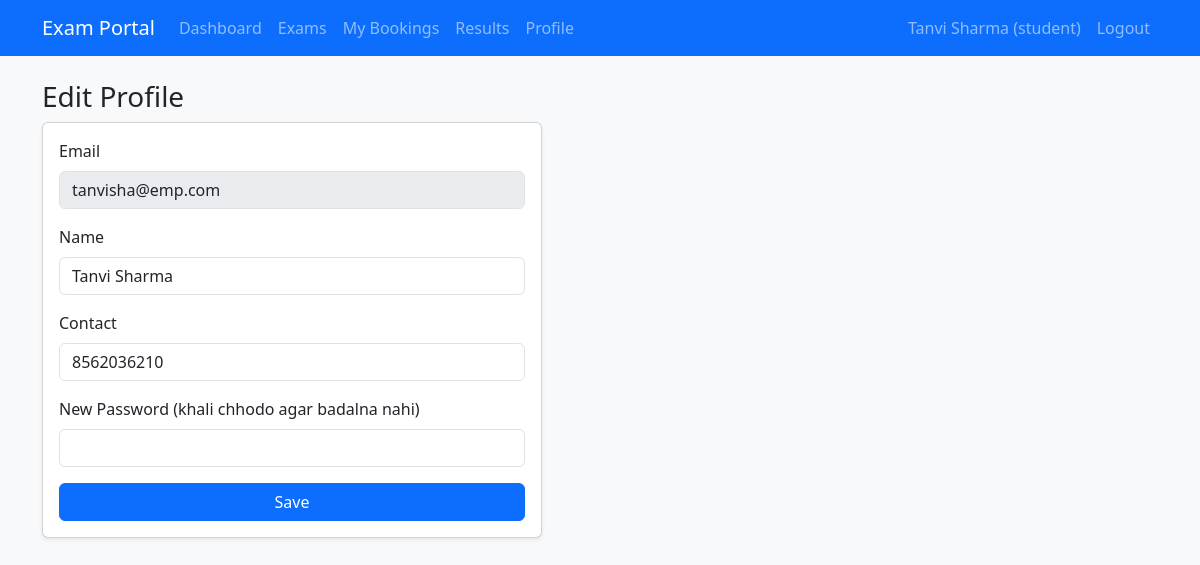
/student/profile (signed in), run on the app's committed database.
### models.py (models this page shows)
class User(UserMixin, db.Model):
    id = db.Column(db.Integer, primary_key=True)
    name = db.Column(db.String(100), nullable=False)
    email = db.Column(db.String(120), unique=True, nullable=False)
    password = db.Column(db.String(200), nullable=False)
    role = db.Column(db.String(20), nullable=False)  # admin / examiner / student
    contact = db.Column(db.String(20))
    department = db.Column(db.String(100))           # examiner ke liye
    is_approved = db.Column(db.Boolean, default=False)  # examiner approval
    is_active_user = db.Column(db.Boolean, default=True)

### app.py (the view, shortened to what this page needs)
@app.route('/student/profile', methods=['GET', 'POST'])
@role_required('student')
def student_profile():
    return render_template('student/profile.html')

### app.py (called while the page is built)
@login_manager.user_loader
def load_user(user_id):
    return db.session.get(User, int(user_id))

def role_required(role):
    def decorator(f):
        @wraps(f)
        def wrapper(*args, **kwargs):
            if not current_user.is_authenticated:
                return redirect(url_for('login'))
            if current_user.role != role:
                flash('Access denied.', 'danger')
                return redirect(url_for('home'))
            return f(*args, **kwargs)
        return wrapper
    return decorator

### templates/student/profile.html
{% extends 'base.html' %}
{% block content %}
<h3>Edit Profile</h3>
<form method="POST" class="card card-body shadow-sm" style="max-width:500px">
  <div class="mb-3"><label class="form-label">Email</label>
    <input class="form-control" value="{{ current_user.email }}" disabled></div>
  <div class="mb-3"><label class="form-label">Name</label>
    <input name="name" class="form-control" value="{{ current_user.name }}" required></div>
  <div class="mb-3"><label class="form-label">Contact</label>
    <input name="contact" class="form-control" value="{{ current_user.contact or '' }}"></div>
  <div class="mb-3"><label class="form-label">New Password (khali chhodo agar badalna nahi)</label>
    <input type="password" name="password" class="form-control"></div>
  <button class="btn btn-primary">Save</button>
</form>
{% endblock %}

### templates/base.html (shortened to what this page needs)
<!DOCTYPE html>
<html lang="en">
<head>
  <link href="https://cdn.jsdelivr.net/npm/bootstrap@5.3.3/dist/css/bootstrap.min.css" rel="stylesheet">
</head>
<body class="bg-light">
  <nav class="navbar navbar-expand navbar-dark bg-primary mb-4">
    <div class="container">
      <a class="navbar-brand" href="{{ url_for('home') }}">Exam Portal</a>
      {% if current_user.is_authenticated and current_user.role == 'student' %}
      <ul class="navbar-nav me-auto">
        <li class="nav-item"><a class="nav-link" href="{{ url_for('student_dashboard') }}">Dashboard</a></li>
        <li class="nav-item"><a class="nav-link" href="{{ url_for('student_exams') }}">Exams</a></li>
        <li class="nav-item"><a class="nav-link" href="{{ url_for('my_bookings') }}">My Bookings</a></li>
        <li class="nav-item"><a class="nav-link" href="{{ url_for('my_results') }}">Results</a></li>
        <li class="nav-item"><a class="nav-link" href="{{ url_for('student_profile') }}">Profile</a></li>
      </ul>
      {% endif %}
      <ul class="navbar-nav ms-auto">
        {% if current_user.is_authenticated %}
        <li class="nav-item"><span class="nav-link">{{ current_user.name }} ({{ current_user.role }})</span></li>
        <li class="nav-item"><a class="nav-link" href="{{ url_for('logout') }}">Logout</a></li>
        {% else %}
        <li class="nav-item"><a class="nav-link" href="{{ url_for('login') }}">Login</a></li>
        <li class="nav-item"><a class="nav-link" href="{{ url_for('register') }}">Register</a></li>
        {% endif %}
      </ul>
    </div>
  </nav>
  <div class="container">
    {% block content %}{% endblock %}
  </div>
</body>
</html>

### data on the page
User: name "Tanvi Sharma", role "student", email "tanvisha@emp.com", contact "8562036210"
